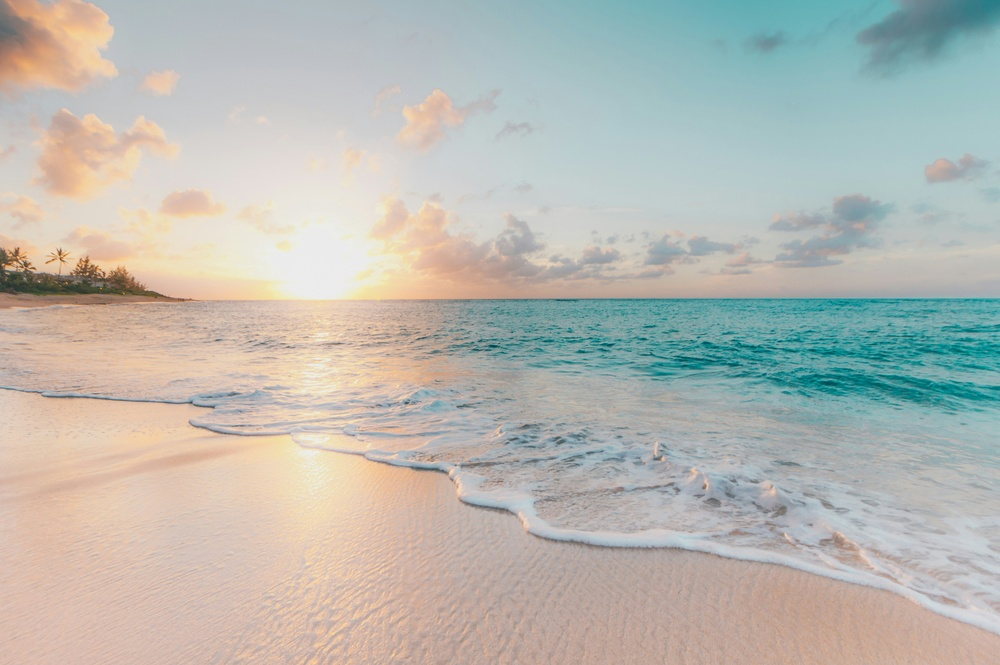
#> input picture dataset/sample.jpg, 1000 x 665 px, shrunk from 4621 x 3072 before the run
$ jupyter execute solutions.ipynb
#> lines starting #> are read from the running program, lines starting #| are printed output that depends on the picture
Formula (Power / Gamma Transform)
𝑠 = 𝑐 ⋅ 𝑟 ^ 𝛾
r = input pixel (0–1 normalized)
s = output pixel
c = 1 (given)
γ (gamma) controls brightness

[cell 1]
import cv2
import numpy as np
import matplotlib.pyplot as plt

img = cv2.imread("../dataset/sample.jpg", 0)
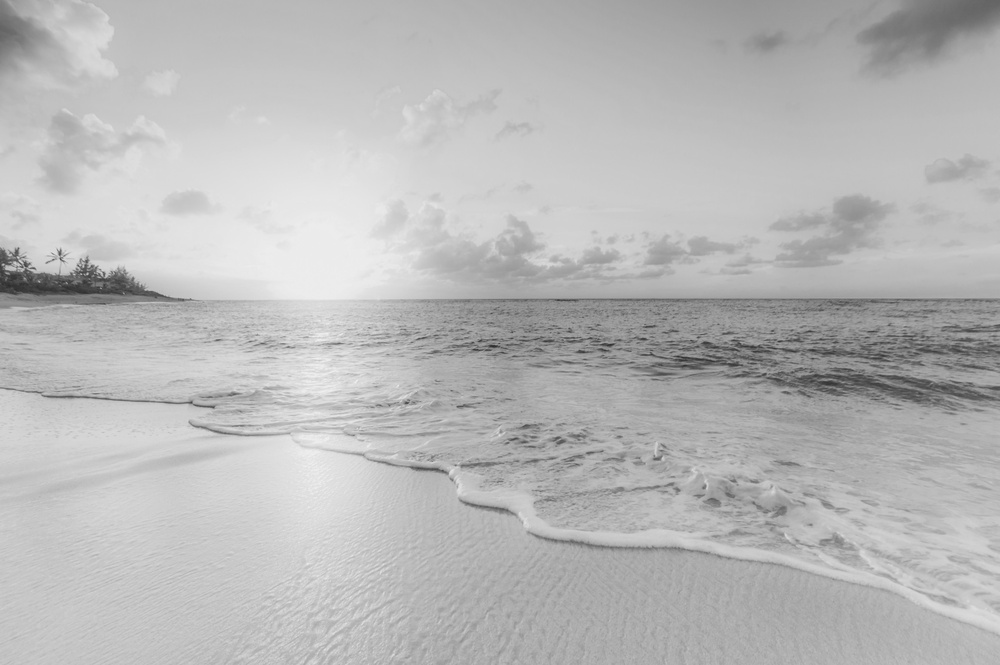
#> img: shape (665, 1000); min 43, max 241, mean 184.1

gamma = float(input("Enter gamma value: "))   # e.g. 0.4 or 2.5
#> the answer given: 3

# Normalize to 0-1
img_norm = img / 255.0

# Apply gamma transform (c = 1)
gamma_img = np.power(img_norm, gamma)
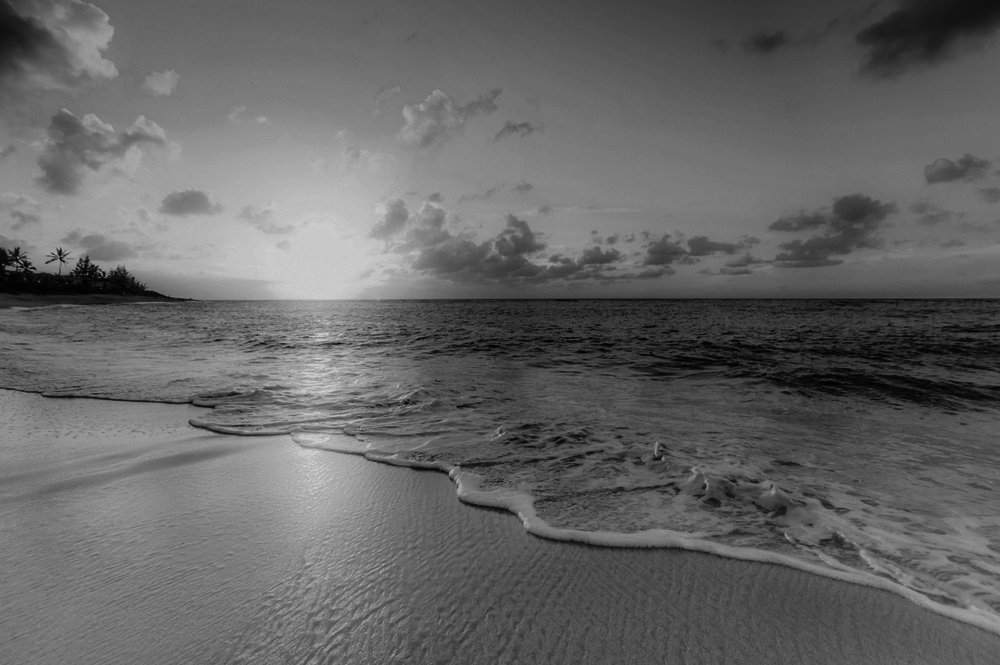
#> gamma_img: shape (665, 1000) float64; min 0.00479, max 0.844, mean 0.398

# Scale back to 0-255
gamma_img = np.uint8(gamma_img * 255)

# Display
plt.subplot(1,2,1); plt.imshow(img, cmap='gray'); plt.title("Original"); plt.axis("off")
plt.subplot(1,2,2); plt.imshow(gamma_img, cmap='gray'); plt.title(f"Gamma = {gamma}"); plt.axis("off")
plt.show()
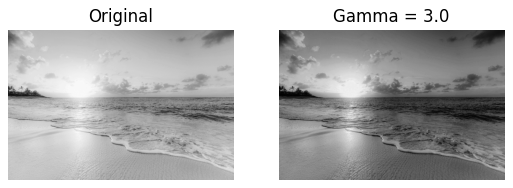
#> figure drawn by matplotlib, 2 panels

$ run again, with dataset/input-ref.png saved as dataset/sample.jpg
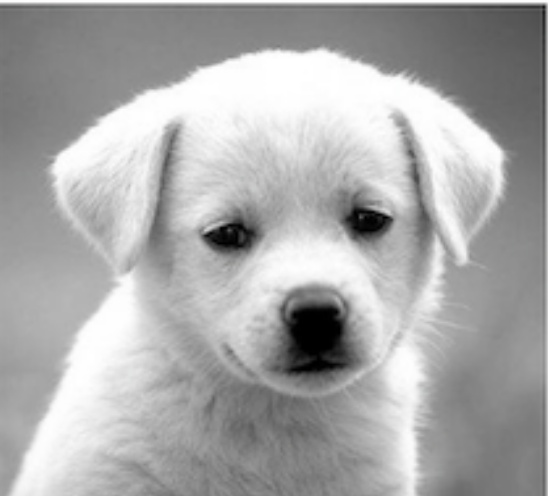
#> input picture dataset/input-ref.png, 548 x 496 px
#> `gamma_img = np.power(img_norm, gamma)`:
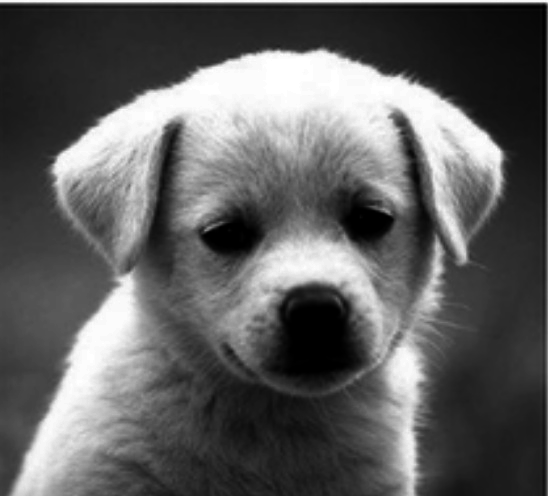
#> gamma_img: shape (496, 548) float64; min 0, max 1, mean 0.376
#> `plt.show()`:
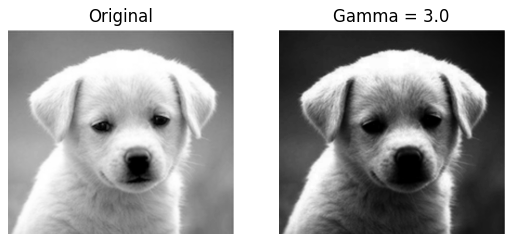
#> figure drawn by matplotlib, 2 panels
